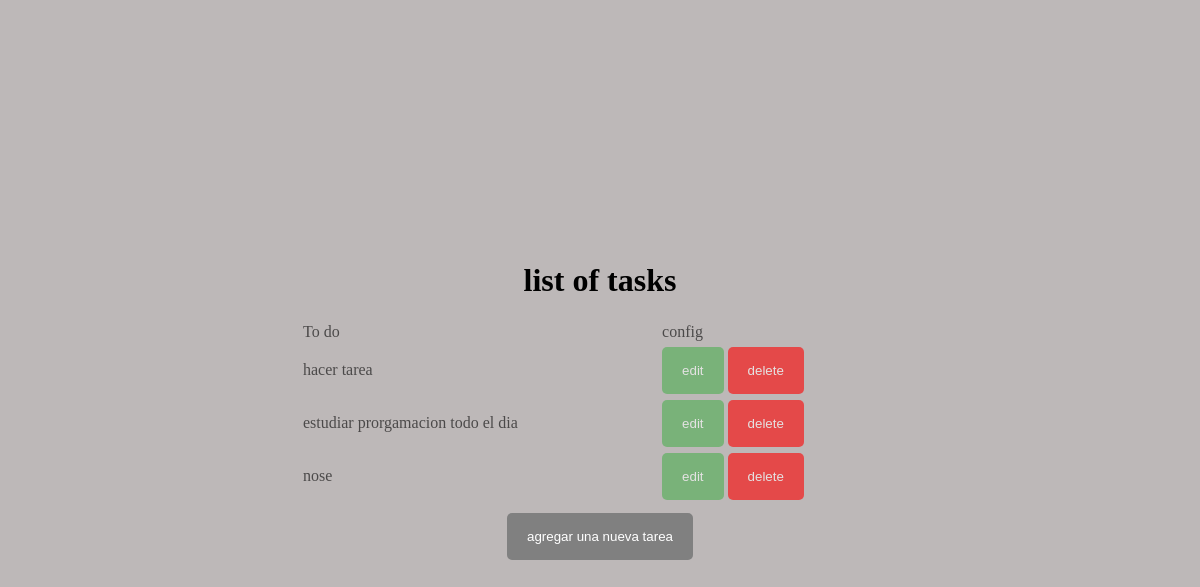
The page /list/ on the database as committed earlier.
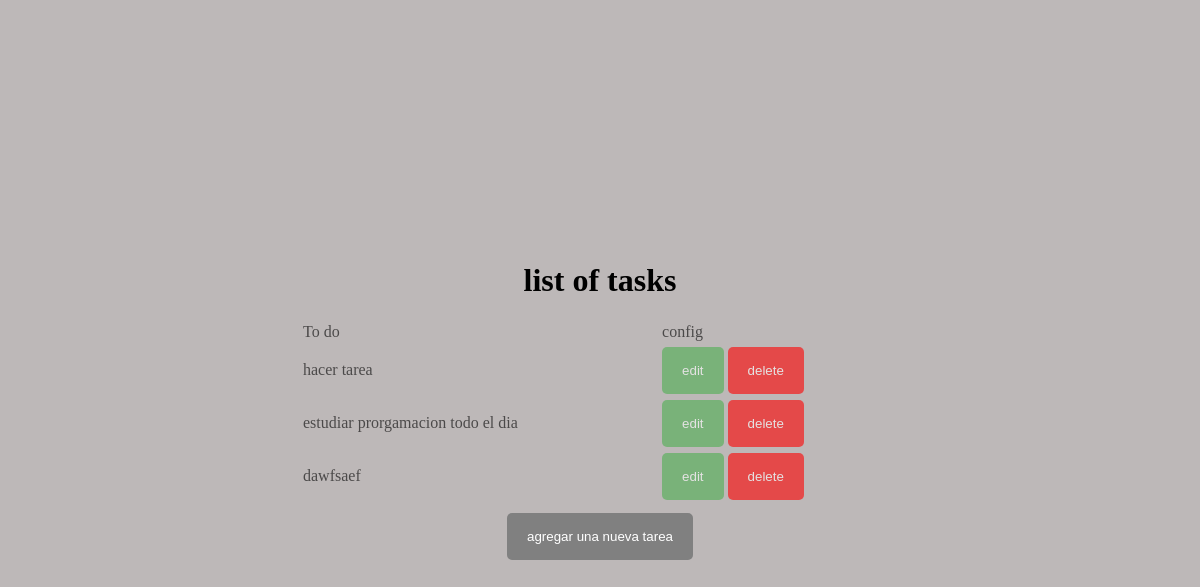
The same page on the database as committed later.
### crud/models.py (models this page shows, shortened)
class task(models.Model):
    task = models.CharField(max_length=255)

### crud/views.py (the view)
# urls.py: path('list/', views.list, name="list"),
def list(request):
    allTask = task.objects.all()
    context = {'allTask': allTask}
    return render (request, "table.html",context)

### crud/templates/table.html (shortened to what this page needs)
<!DOCTYPE html>
<html lang="en">
<head>
    {% load static %}
    <link rel="stylesheet" href="{% static 'crud/styles.css'%}">
</head>
<body>
    <div class="table-container">
        <table>
            <h1>list of tasks</h1>
            <tr>
            <td>To do</td>
            <td>config</td>
            </tr>
            <tbody>
                {% for task in allTask %}
                <td> {{task.task}}</td>
                <td>
                    <a href="{% url 'edit-task' task.id %}"><button class=" btn button_uptdate">edit</button></a>
                    <a href="{% url 'delete-task' task.id %}"><button class="btn button_delete">delete</button></a>
                </td>
                {% endfor %}
            </tbody>
        </table>
        <div>
            <a href="add_task"><button class="addTask_button">agregar una nueva tarea</button></a>
        </div>
    </div>
</body>
</html>

Rows that differ between the two databases and show on the page:
changed task: task "nose" → "dawfsaef"
